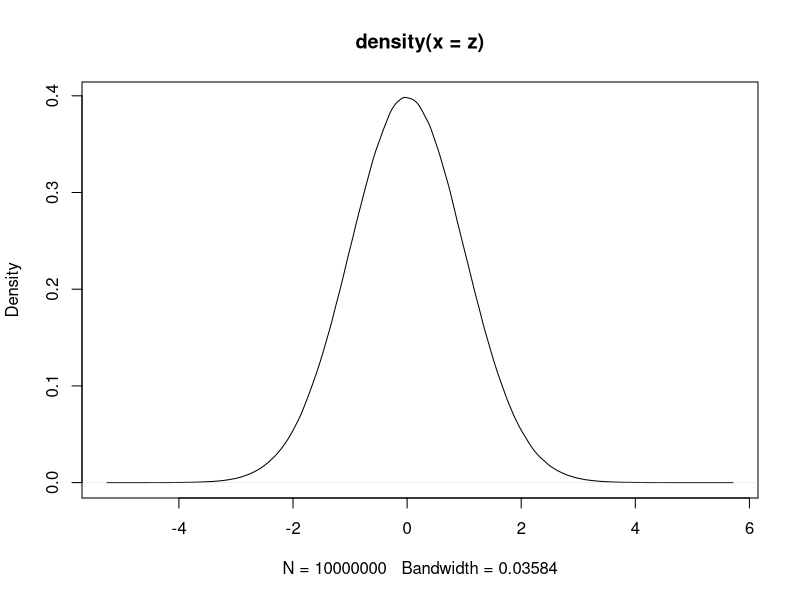

Write the R code that produced this figure.
##CI construction 

z=rnorm(10000000)
plot(density(z))

#for 90% CI
quantile(z, 0.05)

#for 95% CI
quantile(z, 0.025)


#for 99% CI
quantile(z, 0.005)

##CI for population proportion 
#mean=p, sd=sqrt(pq/n)

qnorm(0.025)

#95%CI=[phat-1.96*SQRT(p1/n), phat+1.96*SQRT(p1/n)]


qnorm(0.05)

#95%CI=[phat-1.64*SQRT(p1/n), phat+1.64*SQRT(p1/n)]

